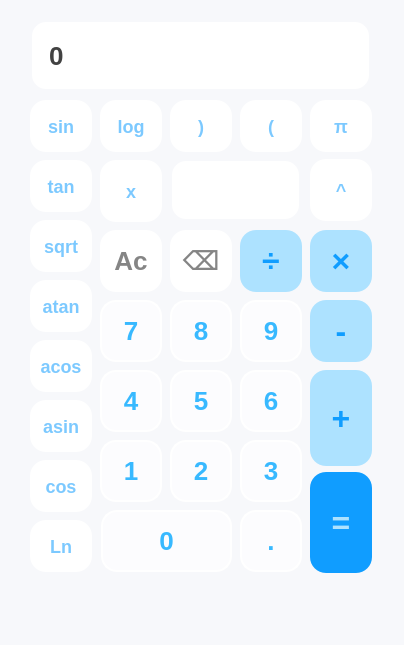
<?xml version="1.0" encoding="UTF-8"?>
<ui version="4.0">
 <class>smartCalc</class>
 <widget class="QMainWindow" name="smartCalc">
  <property name="windowModality">
   <enum>Qt::NonModal</enum>
  </property>
  <property name="geometry">
   <rect>
    <x>0</x>
    <y>0</y>
    <width>404</width>
    <height>645</height>
   </rect>
  </property>
  <property name="windowTitle">
   <string>smartCalc</string>
  </property>
  <property name="windowIcon">
   <iconset resource="icon.qrc">
    <normaloff>:/new/prefix1/calculator.png</normaloff>:/new/prefix1/calculator.png</iconset>
  </property>
  <property name="styleSheet">
   <string notr="true">background: #F7F8FB;</string>
  </property>
  <property name="tabShape">
   <enum>QTabWidget::Rounded</enum>
  </property>
  <widget class="QWidget" name="centralwidget">
   <widget class="QPushButton" name="btn_action_deleteAllChar">
    <property name="geometry">
     <rect>
      <x>100</x>
      <y>230</y>
      <width>62</width>
      <height>62</height>
     </rect>
    </property>
    <property name="cursor">
     <cursorShape>PointingHandCursor</cursorShape>
    </property>
    <property name="styleSheet">
     <string notr="true">QPushButton{
background: #ffffff;
color: #858585;
border-radius: 16px;
font-size: 26px;
font-weight: 600;
}

QPushButton::hover{
	background: #FCFCFC;
}

QPushButton:pressed{
	background: #EFF7FF;
}</string>
    </property>
    <property name="text">
     <string>Ac</string>
    </property>
   </widget>
   <widget class="QPushButton" name="btn_action_deleteOneChar">
    <property name="geometry">
     <rect>
      <x>170</x>
      <y>230</y>
      <width>62</width>
      <height>62</height>
     </rect>
    </property>
    <property name="cursor">
     <cursorShape>PointingHandCursor</cursorShape>
    </property>
    <property name="styleSheet">
     <string notr="true">QPushButton{
background: #ffffff;
color: #858585;
border-radius: 16px;
font-size: 26px;
font-weight: 600;
}

QPushButton::hover{
	background: #FCFCFC;
}

QPushButton:pressed{
	background: #EFF7FF;
}</string>
    </property>
    <property name="text">
     <string>⌫</string>
    </property>
   </widget>
   <widget class="QPushButton" name="btn_action_toShare">
    <property name="geometry">
     <rect>
      <x>240</x>
      <y>230</y>
      <width>62</width>
      <height>62</height>
     </rect>
    </property>
    <property name="cursor">
     <cursorShape>PointingHandCursor</cursorShape>
    </property>
    <property name="styleSheet">
     <string notr="true">QPushButton{
	background: #ADE2FF;
	color: #109DFF;
	border-radius: 16px;
	font-size: 32px;
	font-weight: 600;
}

QPushButton::hover{
	background: #85D3FF;
}

QPushButton:pressed{
	background: #72CCFF;
}</string>
    </property>
    <property name="text">
     <string>÷</string>
    </property>
   </widget>
   <widget class="QPushButton" name="btn_action_multiply">
    <property name="geometry">
     <rect>
      <x>310</x>
      <y>230</y>
      <width>62</width>
      <height>62</height>
     </rect>
    </property>
    <property name="cursor">
     <cursorShape>PointingHandCursor</cursorShape>
    </property>
    <property name="styleSheet">
     <string notr="true">QPushButton{
	background: #ADE2FF;
	color: #109DFF;
	border-radius: 16px;
	font-size: 32px;
	font-weight: 600;
}

QPushButton::hover{
	background: #85D3FF;
}

QPushButton:pressed{
	background: #72CCFF;
}</string>
    </property>
    <property name="text">
     <string>×</string>
    </property>
   </widget>
   <widget class="QPushButton" name="btn_num_9">
    <property name="geometry">
     <rect>
      <x>240</x>
      <y>300</y>
      <width>62</width>
      <height>62</height>
     </rect>
    </property>
    <property name="cursor">
     <cursorShape>PointingHandCursor</cursorShape>
    </property>
    <property name="styleSheet">
     <string notr="true">QPushButton{
background: #FCFCFE;
color: #38B9FF;
border:2px solid #ffffff;
border-radius: 16px;
font-size: 26px;
font-weight: 600;
}


QPushButton::hover{
	background: #ffffff;
}

QPushButton:pressed{
	background: #EFF7FF;
}</string>
    </property>
    <property name="text">
     <string>9</string>
    </property>
   </widget>
   <widget class="QPushButton" name="btn_num_7">
    <property name="geometry">
     <rect>
      <x>100</x>
      <y>300</y>
      <width>62</width>
      <height>62</height>
     </rect>
    </property>
    <property name="cursor">
     <cursorShape>PointingHandCursor</cursorShape>
    </property>
    <property name="styleSheet">
     <string notr="true">QPushButton{
background: #FCFCFE;
color: #38B9FF;
border:2px solid #ffffff;
border-radius: 16px;
font-size: 26px;
font-weight: 600;
}


QPushButton::hover{
	background: #ffffff;
}

QPushButton:pressed{
	background: #EFF7FF;
}</string>
    </property>
    <property name="text">
     <string>7</string>
    </property>
   </widget>
   <widget class="QPushButton" name="btn_num_8">
    <property name="geometry">
     <rect>
      <x>170</x>
      <y>300</y>
      <width>62</width>
      <height>62</height>
     </rect>
    </property>
    <property name="cursor">
     <cursorShape>PointingHandCursor</cursorShape>
    </property>
    <property name="styleSheet">
     <string notr="true">QPushButton{
background: #FCFCFE;
color: #38B9FF;
border:2px solid #ffffff;
border-radius: 16px;
font-size: 26px;
font-weight: 600;
}


QPushButton::hover{
	background: #ffffff;
}

QPushButton:pressed{
	background: #EFF7FF;
}</string>
    </property>
    <property name="text">
     <string>8</string>
    </property>
   </widget>
   <widget class="QPushButton" name="btn_action_minus">
    <property name="geometry">
     <rect>
      <x>310</x>
      <y>300</y>
      <width>62</width>
      <height>62</height>
     </rect>
    </property>
    <property name="cursor">
     <cursorShape>PointingHandCursor</cursorShape>
    </property>
    <property name="styleSheet">
     <string notr="true">QPushButton{
	background: #ADE2FF;
	color: #109DFF;
	border-radius: 16px;
	font-size: 32px;
	font-weight: 600;
}

QPushButton::hover{
	background: #85D3FF;
}

QPushButton:pressed{
	background: #72CCFF;
}</string>
    </property>
    <property name="text">
     <string>-</string>
    </property>
   </widget>
   <widget class="QPushButton" name="btn_num_4">
    <property name="geometry">
     <rect>
      <x>100</x>
      <y>370</y>
      <width>62</width>
      <height>62</height>
     </rect>
    </property>
    <property name="cursor">
     <cursorShape>PointingHandCursor</cursorShape>
    </property>
    <property name="styleSheet">
     <string notr="true">QPushButton{
background: #FCFCFE;
color: #38B9FF;
border:2px solid #ffffff;
border-radius: 16px;
font-size: 26px;
font-weight: 600;
}


QPushButton::hover{
	background: #ffffff;
}

QPushButton:pressed{
	background: #EFF7FF;
}</string>
    </property>
    <property name="text">
     <string>4</string>
    </property>
   </widget>
   <widget class="QPushButton" name="btn_num_5">
    <property name="geometry">
     <rect>
      <x>170</x>
      <y>370</y>
      <width>62</width>
      <height>62</height>
     </rect>
    </property>
    <property name="cursor">
     <cursorShape>PointingHandCursor</cursorShape>
    </property>
    <property name="styleSheet">
     <string notr="true">QPushButton{
background: #FCFCFE;
color: #38B9FF;
border:2px solid #ffffff;
border-radius: 16px;
font-size: 26px;
font-weight: 600;
}


QPushButton::hover{
	background: #ffffff;
}

QPushButton:pressed{
	background: #EFF7FF;
}</string>
    </property>
    <property name="text">
     <string>5</string>
    </property>
   </widget>
   <widget class="QPushButton" name="btn_num_6">
    <property name="geometry">
     <rect>
      <x>240</x>
      <y>370</y>
      <width>62</width>
      <height>62</height>
     </rect>
    </property>
    <property name="cursor">
     <cursorShape>PointingHandCursor</cursorShape>
    </property>
    <property name="styleSheet">
     <string notr="true">QPushButton{
background: #FCFCFE;
color: #38B9FF;
border:2px solid #ffffff;
border-radius: 16px;
font-size: 26px;
font-weight: 600;
}


QPushButton::hover{
	background: #ffffff;
}

QPushButton:pressed{
	background: #EFF7FF;
}</string>
    </property>
    <property name="text">
     <string>6</string>
    </property>
   </widget>
   <widget class="QPushButton" name="btn_num_1">
    <property name="geometry">
     <rect>
      <x>100</x>
      <y>440</y>
      <width>62</width>
      <height>62</height>
     </rect>
    </property>
    <property name="cursor">
     <cursorShape>PointingHandCursor</cursorShape>
    </property>
    <property name="styleSheet">
     <string notr="true">QPushButton{
background: #FCFCFE;
color: #38B9FF;
border:2px solid #ffffff;
border-radius: 16px;
font-size: 26px;
font-weight: 600;
}


QPushButton::hover{
	background: #ffffff;
}

QPushButton:pressed{
	background: #EFF7FF;
}</string>
    </property>
    <property name="text">
     <string>1</string>
    </property>
   </widget>
   <widget class="QPushButton" name="btn_num_2">
    <property name="geometry">
     <rect>
      <x>170</x>
      <y>440</y>
      <width>62</width>
      <height>62</height>
     </rect>
    </property>
    <property name="cursor">
     <cursorShape>PointingHandCursor</cursorShape>
    </property>
    <property name="styleSheet">
     <string notr="true">QPushButton{
background: #FCFCFE;
color: #38B9FF;
border:2px solid #ffffff;
border-radius: 16px;
font-size: 26px;
font-weight: 600;
}


QPushButton::hover{
	background: #ffffff;
}

QPushButton:pressed{
	background: #EFF7FF;
}</string>
    </property>
    <property name="text">
     <string>2</string>
    </property>
   </widget>
   <widget class="QPushButton" name="btn_action_plus">
    <property name="geometry">
     <rect>
      <x>310</x>
      <y>370</y>
      <width>62</width>
      <height>96</height>
     </rect>
    </property>
    <property name="cursor">
     <cursorShape>PointingHandCursor</cursorShape>
    </property>
    <property name="styleSheet">
     <string notr="true">QPushButton{
	background: #ADE2FF;
	color: #109DFF;
	border-radius: 16px;
	font-size: 32px;
	font-weight: 600;
}

QPushButton::hover{
	background: #85D3FF;
}

QPushButton:pressed{
	background: #72CCFF;
}</string>
    </property>
    <property name="text">
     <string>+</string>
    </property>
   </widget>
   <widget class="QPushButton" name="btn_num_3">
    <property name="geometry">
     <rect>
      <x>240</x>
      <y>440</y>
      <width>62</width>
      <height>62</height>
     </rect>
    </property>
    <property name="cursor">
     <cursorShape>PointingHandCursor</cursorShape>
    </property>
    <property name="styleSheet">
     <string notr="true">QPushButton{
background: #FCFCFE;
color: #38B9FF;
border:2px solid #ffffff;
border-radius: 16px;
font-size: 26px;
font-weight: 600;
}


QPushButton::hover{
	background: #ffffff;
}

QPushButton:pressed{
	background: #EFF7FF;
}</string>
    </property>
    <property name="text">
     <string>3</string>
    </property>
   </widget>
   <widget class="QPushButton" name="btn_num_0">
    <property name="geometry">
     <rect>
      <x>101</x>
      <y>510</y>
      <width>131</width>
      <height>62</height>
     </rect>
    </property>
    <property name="cursor">
     <cursorShape>PointingHandCursor</cursorShape>
    </property>
    <property name="styleSheet">
     <string notr="true">QPushButton{
background: #FCFCFE;
color: #38B9FF;
border:2px solid #ffffff;
border-radius: 16px;
font-size: 26px;
font-weight: 600;
}


QPushButton::hover{
	background: #ffffff;
}

QPushButton:pressed{
	background: #EFF7FF;
}</string>
    </property>
    <property name="text">
     <string>0</string>
    </property>
   </widget>
   <widget class="QPushButton" name="btn_action_equally">
    <property name="geometry">
     <rect>
      <x>310</x>
      <y>472</y>
      <width>62</width>
      <height>101</height>
     </rect>
    </property>
    <property name="cursor">
     <cursorShape>PointingHandCursor</cursorShape>
    </property>
    <property name="styleSheet">
     <string notr="true">QPushButton{
background: #109DFF;
color: #ADE2FF;
border-radius: 16px;
font-size: 32px;
font-weight: 600;
}

QPushButton::hover{
	background: #0091F5;
}

QPushButton:pressed{
	background: #0083DD;
}
</string>
    </property>
    <property name="text">
     <string>=</string>
    </property>
   </widget>
   <widget class="QPushButton" name="btn_char_dot">
    <property name="geometry">
     <rect>
      <x>240</x>
      <y>510</y>
      <width>62</width>
      <height>62</height>
     </rect>
    </property>
    <property name="cursor">
     <cursorShape>PointingHandCursor</cursorShape>
    </property>
    <property name="styleSheet">
     <string notr="true">QPushButton{
background: #FCFCFE;
color: #38B9FF;
border:2px solid #ffffff;
border-radius: 16px;
font-size: 26px;
font-weight: 600;
}


QPushButton::hover{
	background: #ffffff;
}

QPushButton:pressed{
	background: #EFF7FF;
}</string>
    </property>
    <property name="text">
     <string>.</string>
    </property>
   </widget>
   <widget class="QLineEdit" name="input_result">
    <property name="geometry">
     <rect>
      <x>30</x>
      <y>20</y>
      <width>341</width>
      <height>71</height>
     </rect>
    </property>
    <property name="styleSheet">
     <string notr="true">
QLineEdit{
background: #ffffff;
border: 2px solid #F7F8FB;
color: #424242;
border-radius: 16px;
font-size: 26px;
font-weight: 600;
padding-left: 15px;
padding-right: 15px;
qproperty-alignment: 'AlignVCenter | AlignRight';
}


QLineEdit::hover{
	background: #FCFCFE;
}

QLineEdit:pressed{
	background: #EFF7FF;
}


</string>
    </property>
    <property name="text">
     <string>0</string>
    </property>
   </widget>
   <widget class="QPushButton" name="btn_action_bracketLeft">
    <property name="geometry">
     <rect>
      <x>240</x>
      <y>100</y>
      <width>62</width>
      <height>52</height>
     </rect>
    </property>
    <property name="cursor">
     <cursorShape>PointingHandCursor</cursorShape>
    </property>
    <property name="styleSheet">
     <string notr="true">QPushButton{
background: #ffffff;
color: #7CC9FF;
border-radius: 16px;
font-size: 18px;
font-weight: 600;
}

QPushButton::hover{
	background: #FCFCFC;
}

QPushButton:pressed{
	background: #EFF7FF;
}</string>
    </property>
    <property name="text">
     <string>(</string>
    </property>
   </widget>
   <widget class="QPushButton" name="btn_action_bracketRight">
    <property name="geometry">
     <rect>
      <x>170</x>
      <y>100</y>
      <width>62</width>
      <height>52</height>
     </rect>
    </property>
    <property name="cursor">
     <cursorShape>PointingHandCursor</cursorShape>
    </property>
    <property name="styleSheet">
     <string notr="true">QPushButton{
background: #ffffff;
color: #7CC9FF;
border-radius: 16px;
font-size: 18px;
font-weight: 600;
}

QPushButton::hover{
	background: #FCFCFC;
}

QPushButton:pressed{
	background: #EFF7FF;
}</string>
    </property>
    <property name="text">
     <string>)</string>
    </property>
   </widget>
   <widget class="QPushButton" name="btn_action_log">
    <property name="geometry">
     <rect>
      <x>100</x>
      <y>100</y>
      <width>62</width>
      <height>52</height>
     </rect>
    </property>
    <property name="cursor">
     <cursorShape>PointingHandCursor</cursorShape>
    </property>
    <property name="styleSheet">
     <string notr="true">QPushButton{
background: #ffffff;
color: #7CC9FF;
border-radius: 16px;
font-size: 18px;
font-weight: 600;
}

QPushButton::hover{
	background: #FCFCFC;
}

QPushButton:pressed{
	background: #EFF7FF;
}</string>
    </property>
    <property name="text">
     <string>log</string>
    </property>
   </widget>
   <widget class="QPushButton" name="btn_action_ln">
    <property name="geometry">
     <rect>
      <x>30</x>
      <y>520</y>
      <width>62</width>
      <height>52</height>
     </rect>
    </property>
    <property name="cursor">
     <cursorShape>PointingHandCursor</cursorShape>
    </property>
    <property name="styleSheet">
     <string notr="true">QPushButton{
background: #ffffff;
color: #7CC9FF;
border-radius: 16px;
font-size: 18px;
font-weight: 600;
}

QPushButton::hover{
	background: #FCFCFC;
}

QPushButton:pressed{
	background: #EFF7FF;
}</string>
    </property>
    <property name="text">
     <string>Ln</string>
    </property>
   </widget>
   <widget class="QPushButton" name="btn_action_sin">
    <property name="geometry">
     <rect>
      <x>30</x>
      <y>100</y>
      <width>62</width>
      <height>52</height>
     </rect>
    </property>
    <property name="cursor">
     <cursorShape>PointingHandCursor</cursorShape>
    </property>
    <property name="styleSheet">
     <string notr="true">QPushButton{
background: #ffffff;
color: #7CC9FF;
border-radius: 16px;
font-size: 18px;
font-weight: 600;
}

QPushButton::hover{
	background: #FCFCFC;
}

QPushButton:pressed{
	background: #EFF7FF;
}</string>
    </property>
    <property name="text">
     <string>sin</string>
    </property>
   </widget>
   <widget class="QPushButton" name="btn_action_asin">
    <property name="geometry">
     <rect>
      <x>30</x>
      <y>400</y>
      <width>62</width>
      <height>52</height>
     </rect>
    </property>
    <property name="cursor">
     <cursorShape>PointingHandCursor</cursorShape>
    </property>
    <property name="styleSheet">
     <string notr="true">QPushButton{
background: #ffffff;
color: #7CC9FF;
border-radius: 16px;
font-size: 18px;
font-weight: 600;
}

QPushButton::hover{
	background: #FCFCFC;
}

QPushButton:pressed{
	background: #EFF7FF;
}</string>
    </property>
    <property name="text">
     <string>asin</string>
    </property>
   </widget>
   <widget class="QPushButton" name="btn_action_acos">
    <property name="geometry">
     <rect>
      <x>30</x>
      <y>340</y>
      <width>62</width>
      <height>52</height>
     </rect>
    </property>
    <property name="cursor">
     <cursorShape>PointingHandCursor</cursorShape>
    </property>
    <property name="styleSheet">
     <string notr="true">QPushButton{
background: #ffffff;
color: #7CC9FF;
border-radius: 16px;
font-size: 18px;
font-weight: 600;
}

QPushButton::hover{
	background: #FCFCFC;
}

QPushButton:pressed{
	background: #EFF7FF;
}</string>
    </property>
    <property name="text">
     <string>acos</string>
    </property>
   </widget>
   <widget class="QPushButton" name="btn_action_atan">
    <property name="geometry">
     <rect>
      <x>30</x>
      <y>280</y>
      <width>62</width>
      <height>52</height>
     </rect>
    </property>
    <property name="cursor">
     <cursorShape>PointingHandCursor</cursorShape>
    </property>
    <property name="styleSheet">
     <string notr="true">QPushButton{
background: #ffffff;
color: #7CC9FF;
border-radius: 16px;
font-size: 18px;
font-weight: 600;
}

QPushButton::hover{
	background: #FCFCFC;
}

QPushButton:pressed{
	background: #EFF7FF;
}</string>
    </property>
    <property name="text">
     <string>atan</string>
    </property>
   </widget>
   <widget class="QPushButton" name="btn_action_tan">
    <property name="geometry">
     <rect>
      <x>30</x>
      <y>160</y>
      <width>62</width>
      <height>52</height>
     </rect>
    </property>
    <property name="cursor">
     <cursorShape>PointingHandCursor</cursorShape>
    </property>
    <property name="styleSheet">
     <string notr="true">QPushButton{
background: #ffffff;
color: #7CC9FF;
border-radius: 16px;
font-size: 18px;
font-weight: 600;
}

QPushButton::hover{
	background: #FCFCFC;
}

QPushButton:pressed{
	background: #EFF7FF;
}</string>
    </property>
    <property name="text">
     <string>tan</string>
    </property>
   </widget>
   <widget class="QPushButton" name="btn_action_cos">
    <property name="geometry">
     <rect>
      <x>30</x>
      <y>460</y>
      <width>62</width>
      <height>52</height>
     </rect>
    </property>
    <property name="cursor">
     <cursorShape>PointingHandCursor</cursorShape>
    </property>
    <property name="styleSheet">
     <string notr="true">QPushButton{
background: #ffffff;
color: #7CC9FF;
border-radius: 16px;
font-size: 18px;
font-weight: 600;
}

QPushButton::hover{
	background: #FCFCFC;
}

QPushButton:pressed{
	background: #EFF7FF;
}</string>
    </property>
    <property name="text">
     <string>cos</string>
    </property>
   </widget>
   <widget class="QPushButton" name="btn_action_sqrt">
    <property name="geometry">
     <rect>
      <x>30</x>
      <y>220</y>
      <width>62</width>
      <height>52</height>
     </rect>
    </property>
    <property name="cursor">
     <cursorShape>PointingHandCursor</cursorShape>
    </property>
    <property name="styleSheet">
     <string notr="true">QPushButton{
background: #ffffff;
color: #7CC9FF;
border-radius: 16px;
font-size: 18px;
font-weight: 600;
}

QPushButton::hover{
	background: #FCFCFC;
}

QPushButton:pressed{
	background: #EFF7FF;
}</string>
    </property>
    <property name="text">
     <string>sqrt</string>
    </property>
   </widget>
   <widget class="QPushButton" name="btn_action_up">
    <property name="geometry">
     <rect>
      <x>310</x>
      <y>159</y>
      <width>62</width>
      <height>62</height>
     </rect>
    </property>
    <property name="cursor">
     <cursorShape>PointingHandCursor</cursorShape>
    </property>
    <property name="styleSheet">
     <string notr="true">QPushButton{
background: #ffffff;
color: #7CC9FF;
border-radius: 16px;
font-size: 18px;
font-weight: 600;
}

QPushButton::hover{
	background: #FCFCFC;
}

QPushButton:pressed{
	background: #EFF7FF;
}</string>
    </property>
    <property name="text">
     <string>^</string>
    </property>
   </widget>
   <widget class="QPushButton" name="btn_num_x">
    <property name="geometry">
     <rect>
      <x>100</x>
      <y>160</y>
      <width>62</width>
      <height>62</height>
     </rect>
    </property>
    <property name="cursor">
     <cursorShape>PointingHandCursor</cursorShape>
    </property>
    <property name="styleSheet">
     <string notr="true">QPushButton{
background: #ffffff;
color: #7CC9FF;
border-radius: 16px;
font-size: 18px;
font-weight: 600;
}

QPushButton::hover{
	background: #FCFCFC;
}

QPushButton:pressed{
	background: #EFF7FF;
}</string>
    </property>
    <property name="text">
     <string>x</string>
    </property>
   </widget>
   <widget class="QLineEdit" name="input_additional">
    <property name="geometry">
     <rect>
      <x>170</x>
      <y>159</y>
      <width>131</width>
      <height>62</height>
     </rect>
    </property>
    <property name="styleSheet">
     <string notr="true">
QLineEdit{
background: #ffffff;
border: 2px solid #F7F8FB;
color: #424242;
border-radius: 16px;
font-size: 26px;
font-weight: 600;
padding-left: 15px;
padding-right: 15px;
}


QLineEdit::hover{
	background: #FCFCFE;
}

QLineEdit:pressed{
	background: #EFF7FF;
}


</string>
    </property>
    <property name="inputMethodHints">
     <set>Qt::ImhPreferNumbers</set>
    </property>
   </widget>
   <widget class="QPushButton" name="btn_num_pi">
    <property name="geometry">
     <rect>
      <x>310</x>
      <y>100</y>
      <width>62</width>
      <height>52</height>
     </rect>
    </property>
    <property name="cursor">
     <cursorShape>PointingHandCursor</cursorShape>
    </property>
    <property name="styleSheet">
     <string notr="true">QPushButton{
background: #ffffff;
color: #7CC9FF;
border-radius: 16px;
font-size: 18px;
font-weight: 600;
}

QPushButton::hover{
	background: #FCFCFC;
}

QPushButton:pressed{
	background: #EFF7FF;
}</string>
    </property>
    <property name="text">
     <string>π</string>
    </property>
   </widget>
  </widget>
  <widget class="QMenuBar" name="menubar">
   <property name="geometry">
    <rect>
     <x>0</x>
     <y>0</y>
     <width>404</width>
     <height>43</height>
    </rect>
   </property>
  </widget>
  <widget class="QStatusBar" name="statusbar"/>
 </widget>
 <resources>
  <include location="icon.qrc"/>
 </resources>
 <connections/>
</ui>
